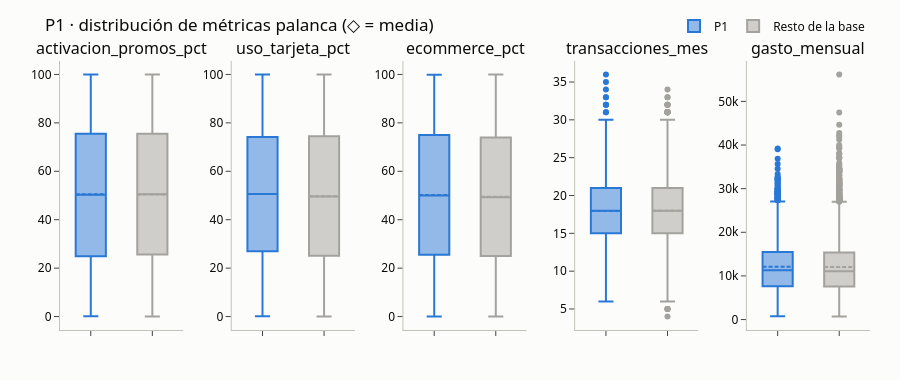

Notebook source saved alongside this figure:
### Markdown cell above
#### P1 · d) Distribuciones de métricas palanca

### Code cell
distribuciones("P1", ['activacion_promos_pct', 'uso_tarjeta_pct', 'ecommerce_pct', 'transacciones_mes', 'gasto_mensual'])

### Figure 1 — Plotly figure (JSON) as saved in the notebook; plotly's stock layout.template omitted (floating-point values rounded to 4 significant figures; data arrays with more than 128 entries replaced by an {"elided": "..."} marker saying what was removed)
{"data": [{"boxmean": true, "legendgroup": "P1", "marker": {"color": "#2a78d6"}, "name": "P1", "showlegend": true, "type": "box", "xaxis": "x", "y": {"elided": "2512 float values"}, "yaxis": "y"}, {"boxmean": true, "legendgroup": "Resto de la base", "marker": {"color": "#a3a29c"}, "name": "Resto de la base", "showlegend": true, "type": "box", "xaxis": "x", "y": {"elided": "7488 float values"}, "yaxis": "y"}, {"boxmean": true, "legendgroup": "P1", "marker": {"color": "#2a78d6"}, "name": "P1", "showlegend": false, "type": "box", "xaxis": "x2", "y": {"elided": "2512 float values"}, "yaxis": "y2"}, {"boxmean": true, "legendgroup": "Resto de la base", "marker": {"color": "#a3a29c"}, "name": "Resto de la base", "showlegend": false, "type": "box", "xaxis": "x2", "y": {"elided": "7488 float values"}, "yaxis": "y2"}, {"boxmean": true, "legendgroup": "P1", "marker": {"color": "#2a78d6"}, "name": "P1", "showlegend": false, "type": "box", "xaxis": "x3", "y": {"elided": "2512 float values"}, "yaxis": "y3"}, {"boxmean": true, "legendgroup": "Resto de la base", "marker": {"color": "#a3a29c"}, "name": "Resto de la base", "showlegend": false, "type": "box", "xaxis": "x3", "y": {"elided": "7488 float values"}, "yaxis": "y3"}, {"boxmean": true, "legendgroup": "P1", "marker": {"color": "#2a78d6"}, "name": "P1", "showlegend": false, "type": "box", "xaxis": "x4", "y": {"elided": "2512 int values"}, "yaxis": "y4"}, {"boxmean": true, "legendgroup": "Resto de la base", "marker": {"color": "#a3a29c"}, "name": "Resto de la base", "showlegend": false, "type": "box", "xaxis": "x4", "y": {"elided": "7488 int values"}, "yaxis": "y4"}, {"boxmean": true, "legendgroup": "P1", "marker": {"color": "#2a78d6"}, "name": "P1", "showlegend": false, "type": "box", "xaxis": "x5", "y": {"elided": "2512 float values"}, "yaxis": "y5"}, {"boxmean": true, "legendgroup": "Resto de la base", "marker": {"color": "#a3a29c"}, "name": "Resto de la base", "showlegend": false, "type": "box", "xaxis": "x5", "y": {"elided": "7488 float values"}, "yaxis": "y5"}], "layout": {"annotations": [{"font": {"size": 16}, "showarrow": false, "text": "activacion_promos_pct", "x": 0.076, "xanchor": "center", "xref": "paper", "y": 1.0, "yanchor": "bottom", "yref": "paper"}, {"font": {"size": 16}, "showarrow": false, "text": "uso_tarjeta_pct", "x": 0.288, "xanchor": "center", "xref": "paper", "y": 1.0, "yanchor": "bottom", "yref": "paper"}, {"font": {"size": 16}, "showarrow": false, "text": "ecommerce_pct", "x": 0.5, "xanchor": "center", "xref": "paper", "y": 1.0, "yanchor": "bottom", "yref": "paper"}, {"font": {"size": 16}, "showarrow": false, "text": "transacciones_mes", "x": 0.712, "xanchor": "center", "xref": "paper", "y": 1.0, "yanchor": "bottom", "yref": "paper"}, {"font": {"size": 16}, "showarrow": false, "text": "gasto_mensual", "x": 0.924, "xanchor": "center", "xref": "paper", "y": 1.0, "yanchor": "bottom", "yref": "paper"}], "height": 380, "legend": {"orientation": "h", "x": 1, "xanchor": "right", "y": 1.18}, "title": {"text": "P1 · distribución de métricas palanca (◇ = media)"}, "xaxis": {"anchor": "y", "domain": [0.0, 0.152], "showticklabels": false}, "xaxis2": {"anchor": "y2", "domain": [0.212, 0.364], "showticklabels": false}, "xaxis3": {"anchor": "y3", "domain": [0.424, 0.576], "showticklabels": false}, "xaxis4": {"anchor": "y4", "domain": [0.636, 0.788], "showticklabels": false}, "xaxis5": {"anchor": "y5", "domain": [0.848, 1.0], "showticklabels": false}, "yaxis": {"anchor": "x", "domain": [0.0, 1.0]}, "yaxis2": {"anchor": "x2", "domain": [0.0, 1.0]}, "yaxis3": {"anchor": "x3", "domain": [0.0, 1.0]}, "yaxis4": {"anchor": "x4", "domain": [0.0, 1.0]}, "yaxis5": {"anchor": "x5", "domain": [0.0, 1.0]}}}
